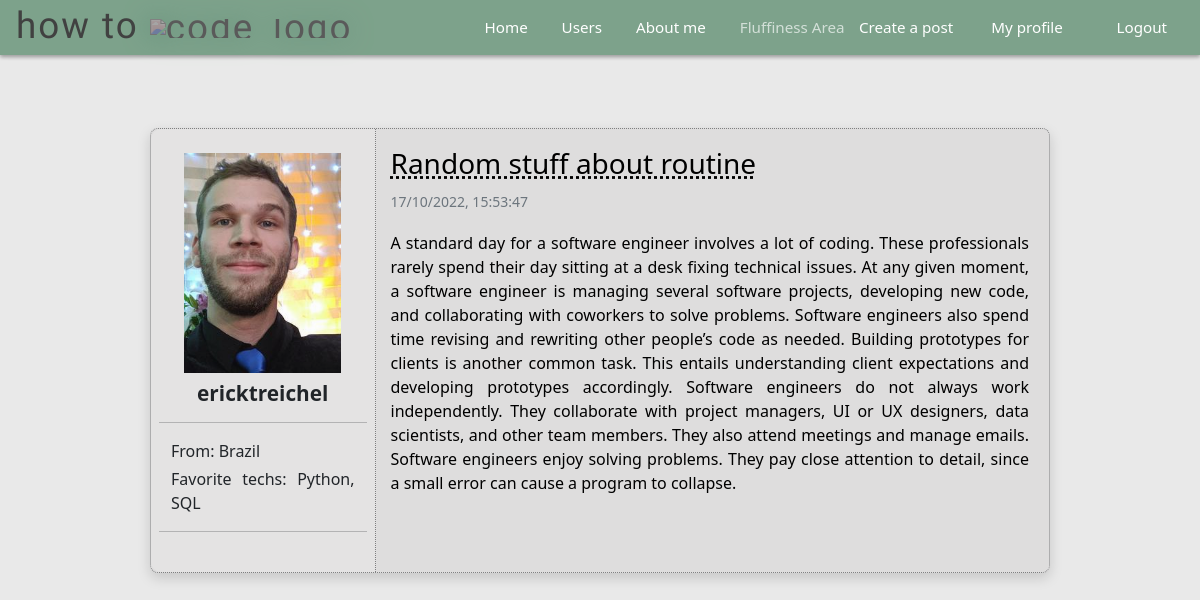
The app's page /post/1 (signed in) with its own data.
### trchl/models.py (models this page shows, shortened)
class User(db.Model, UserMixin):
    id_user = db.Column(db.Integer, primary_key=True)
    username = db.Column(db.String(30), unique=True, nullable=False)
    fullname = db.Column(db.String(50), nullable=True, default='')
    email = db.Column(db.String(50), unique=True, nullable=False)
    passwd = db.Column(db.String(30), nullable=False)
    place = db.Column(db.String(50), default='')
    profile_pic = db.Column(db.String(3000), default='default.jpg')
    fav_tech = db.Column(db.String(150), default='')
    posts = db.relationship('Post', backref='author', lazy=True)
    def get_id(self):
        return self.id_user

class Post(db.Model):
    id_post = db.Column(db.Integer, primary_key=True)
    title = db.Column(db.String(50), nullable=False)
    body = db.Column(db.Text, nullable=False)
    pub_date = db.Column(db.DateTime, nullable=False, default=datetime.utcnow)
    id_user = db.Column(db.Integer, db.ForeignKey('user.id_user'), nullable=False)

### trchl/routes.py (the view)
@app.route('/post/<id_post>', methods=['GET', 'POST'])
@login_required
def show_post(id_post):
    post = Post.query.get(id_post)
    if current_user == post.author:
        form_edit_post = FormNewPost()
        if request.method == 'GET':
            form_edit_post.title.data = post.title
            form_edit_post.body.data = post.body
        if form_edit_post.validate_on_submit():
            post.title = form_edit_post.title.data
            post.body = form_edit_post.body.data
            db.session.commit()
            flash('Changes saved successfully', 'alert-info')
    else:
        form_edit_post = None
    return render_template('post.html', post=post, form_edit_post=form_edit_post)

### trchl/models.py (called while the page is built)
@login_manager.user_loader
def load_user(id_user):
    return User.query.get(id_user)

### trchl/templates/post.html (shortened to what this page needs)
{% extends 'layout.html' %}
{% block body %}
<br>
<div class="container-xl mt-3 area-post p-0">
    <div class="row container-xl mt-0 ps-0 pe-0 area-post-inner">
        <div class="col-3 usercol px-2 py-4">
            <div class="userdata">
                <img src="{{ url_for('static', filename='profile_pictures/{}'.format(post.author.profile_pic)) }}" class="img-fluid index-profile" width="200">
                <h3 class="mt-2 author"><strong>{{ post.author.username }}</strong></h3>
                <hr>
                <div class="container mt-1 d-flex justify-content-left">
                    <span class="nfav_tech">From: {{ post.author.place }}</span>
                </div>
                <div class="container mt-1 d-flex justify-content-left">
                    {% if (post.author.fav_tech != '') %}
                    <span class="nfav_tech">Favorite techs: {{ post.author.fav_tech }}</span>
                    {% endif %}
                </div>
            </div>
            <hr>
        </div>
        <div class="col container-body">
            <a class="link-post" href="{{ url_for('show_post', id_post=post.id_post) }}">
                <h3>{{ post.title }}</h3>
            </a>
            <small class="text-muted">{{ post.pub_date.strftime('%d/%m/%Y, %H:%M:%S') }}</small>
            <p class="bodypost mt-2">{{ post.body }}</p>
        </div>
    </div>
</div>
<br>
{% endblock %}

### trchl/static/css/styles.css (style rules this page uses)
body { background-color: #e9e9e9; }
a { text-decoration: none; }
.img-fluid { max-width: 100%; margin: auto; place-self: center; place-content: center; place-items: center; display: flex; border-radius: 3%; opacity: 0.95; transition: 0.5s ease-in-out; object-fit: cover; }
.col, .col-sm, .col-md { margin: 8px; height: 300px; background-size: cover; background-position: center center; }
.link-post { text-decoration: None; color: black; margin-top: 110px; text-decoration: underline; text-decoration-style: dotted; }
.usercol { background-color: #e4e3e3; border-right: 1px dotted rgb(126, 127, 128); border-radius: 10px 0 0px 10px; margin-top: 0; padding: 10px; padding-top: 30px; }
.area-post { border-radius: 10px; background-color: #d9e1e18f; background-color: #dedddd; box-shadow: rgba(0, 0, 0, 0.15) 0px 5px 13px 0px; text-align: justify; height: 100%; max-width: 43%; margin: auto; border: 1px dotted rgb(126, 127, 128); }
.area-post-inner { margin-left: auto; margin-right: auto; margin-top: 30px; padding-top: 0px; }
.container-body { height: 100%; margin-left: auto; margin-right: auto; margin-top: 30px; padding-left: 40px; padding-right: 70px; }
.bodypost { padding-top: 10px; padding-bottom: 20px; }
.index-profile { max-height: 220px; object-fit: contain; border-radius: 8px; }
.author { text-align: center; margin: auto; }
p, h4 { color: black; }
@media (max-width: 2800px) { .area-post { max-width: 49%; } }
@media (max-width: 2500px) { .area-post { max-width: 55%; } }
@media (max-width: 2200px) { .area-post { max-width: 60%; } }
@media (max-width: 1900px) { .area-post { max-width: 65%; } }
@media (max-width: 1200px) { .usercol { padding: 20px; } }
@media (max-width: 1200px) { .author { font-size: 1.3rem; } }
@media (max-width: 1200px) { .area-post { border-radius: 8px; max-width: 75%; } }
@media (max-width: 1200px) { .container-body { margin-top: 18px; padding-left: 15px; padding-right: 20px; } }

### records on screen
User: profile_pic (picture), author.username "ericktreichel", author.place "Brazil", author.fav_tech "Python, SQL"
Post: title "Random stuff about routine", pub_date "17/10/2022, 15:53:47", body "A standard day for a software engineer involves a lot of coding. These professionals rarely spend their day sitting at a desk fixing technical issues. At any given moment, a software engineer is managing several software projects, developing new code, and collaborating with coworkers to solve problems. Software engineers also spend time revising and rewriting other people’s code as needed. Building prototypes for clients is another common task. This entails understanding client expectations and developing prototypes accordingly. Software engineers do not always work independently. They collaborate with project managers, UI or UX designers, data scientists, and other team members. They also…"
